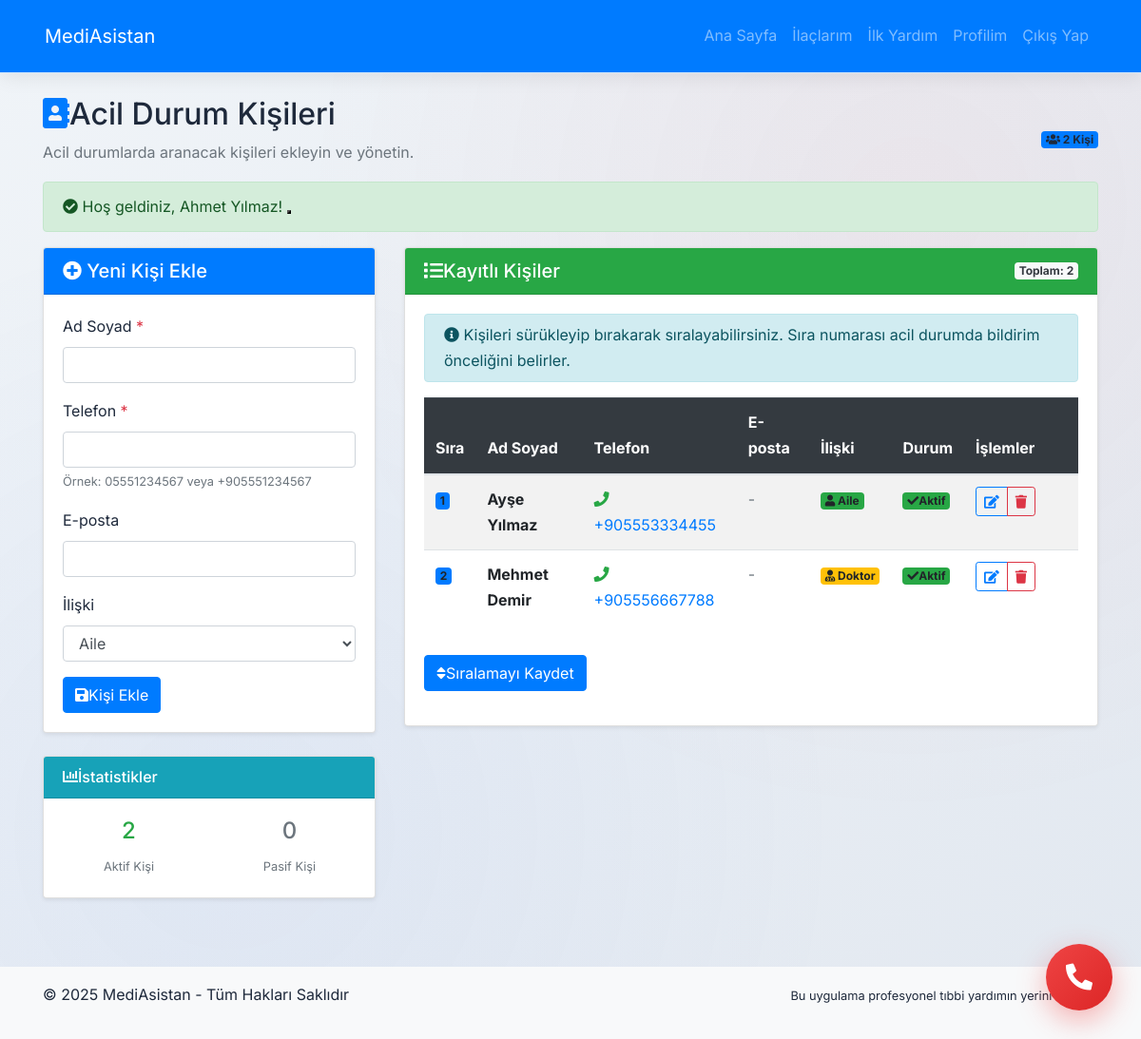
Page /emergency_contacts.php (signed in) on the committed database.
### tables this page shows
CREATE TABLE `acil_durum_kisileri` (
  `kisi_id` int(11) NOT NULL AUTO_INCREMENT,
  `kullanici_id` int(11) NOT NULL,
  `ad_soyad` varchar(100) NOT NULL,
  `telefon` varchar(20) NOT NULL,
  `eposta` varchar(255) DEFAULT NULL,
  `iliski` enum('aile','arkadas','doktor','komsu','diger') DEFAULT 'aile',
  `sira_no` tinyint(4) DEFAULT 1,
  `aktif_mi` tinyint(1) DEFAULT 1,
  `olusturulma_tarihi` datetime DEFAULT current_timestamp(),
  PRIMARY KEY (`kisi_id`),
  UNIQUE KEY `unique_kullanici_kisi` (`kullanici_id`,`telefon`),
  CONSTRAINT `acil_durum_kisileri_ibfk_1` FOREIGN KEY (`kullanici_id`) REFERENCES `kullanicilar` (`kullanici_id`) ON DELETE CASCADE
);

### includes/functions.php (called while the page is built, shortened)
<?php
function format_phone($phone) {
    $clean_phone = preg_replace('/[^0-9]/', '', $phone);
    if (strlen($clean_phone) == 10) {
        return preg_replace('/(\d{3})(\d{3})(\d{2})(\d{2})/', '$1 $2 $3 $4', $clean_phone);
    } elseif (strlen($clean_phone) == 11) {
        return preg_replace('/(\d{1})(\d{3})(\d{3})(\d{2})(\d{2})/', '$1 $2 $3 $4 $5', $clean_phone);
    } else {
        return $phone;
    }
}
?>

### emergency_contacts.php (the view, shortened to what this page needs)
<?php
require_once 'config/config.php';
require_once 'includes/functions.php';
$sql = "SELECT * FROM acil_durum_kisileri WHERE kullanici_id = ? ORDER BY sira_no ASC, ad_soyad ASC";
$stmt = $conn->prepare($sql);
$stmt->bind_param("i", $_SESSION['user_id']);
$stmt->execute();
$kisiler = $stmt->get_result();
$duzenlenecek_kisi = null;
include_once 'includes/header.php';
?>
<div class="container mt-4">
    <div class="row">
        <div class="col-md-12">
            <div class="d-flex justify-content-between align-items-center">
                <div>
                    <h2><i class="fas fa-address-book text-primary me-2"></i>Acil Durum Kişileri</h2>
                    <p class="text-muted">Acil durumlarda aranacak kişileri ekleyin ve yönetin.</p>
                </div>
                <div class="text-end">
                    <span class="badge bg-primary fs-6">
                        <i class="fas fa-users me-1"></i>
                        <?php echo $kisiler->num_rows; ?> Kişi
                    </span>
                </div>
            </div>
            <?php if (isset($_SESSION['success_message'])): ?>
                <div class="alert alert-success alert-dismissible fade show">
                    <i class="fas fa-check-circle me-2"></i>
                    <?php echo $_SESSION['success_message']; ?>
                    <button type="button" class="btn-close" data-bs-dismiss="alert"></button>
                </div>
            <?php endif; ?>
        </div>
    </div>
    <div class="row">
        <div class="col-lg-4 mb-4">
            <div class="card shadow-sm">
                <div class="card-header <?php echo $duzenlenecek_kisi ? 'bg-warning' : 'bg-primary'; ?> text-white">
                    <h5 class="mb-0">
                        <i class="fas fa-<?php echo $duzenlenecek_kisi ? 'edit' : 'plus-circle'; ?> me-2"></i>
                        <?php echo $duzenlenecek_kisi ? 'Kişi Düzenle' : 'Yeni Kişi Ekle'; ?>
                    </h5>
                </div>
                <div class="card-body">
                    <form method="POST" action="" id="kisiForm">
                        <div class="mb-3">
                            <label class="form-label">Ad Soyad <span class="text-danger">*</span></label>
                            <input type="text" class="form-control" name="ad_soyad"
                                   value="<?php echo $duzenlenecek_kisi ? htmlspecialchars($duzenlenecek_kisi['ad_soyad']) : ''; ?>"
                                   required maxlength="100">
                        </div>
                        <div class="mb-3">
                            <label class="form-label">Telefon <span class="text-danger">*</span></label>
                            <input type="tel" class="form-control" name="telefon"
                                   value="<?php echo $duzenlenecek_kisi ? htmlspecialchars($duzenlenecek_kisi['telefon']) : ''; ?>"
                                   required pattern="[0-9+\s()-]{10,}" title="Geçerli bir telefon numarası giriniz">
                            <small class="form-text text-muted">Örnek: 05551234567 veya +905551234567</small>
                        </div>
                        <div class="mb-3">
                            <label class="form-label">E-posta</label>
                            <input type="email" class="form-control" name="eposta"
                                   value="<?php echo $duzenlenecek_kisi ? htmlspecialchars($duzenlenecek_kisi['eposta']) : ''; ?>"
                                   maxlength="255">
                        </div>
                        <div class="mb-3">
                            <label class="form-label">İlişki</label>
                            <select class="form-control" name="iliski" required>
                                <option value="aile" <?php echo ($duzenlenecek_kisi && $duzenlenecek_kisi['iliski'] == 'aile') ? 'selected' : ''; ?>>Aile</option>
                            </select>
                        </div>
                        <div class="d-grid gap-2">
                            <?php if ($duzenlenecek_kisi): ?>
                                <button type="submit" name="kisi_duzenle" class="btn btn-warning">
                                    <i class="fas fa-save me-2"></i>Güncelle
                                </button>
                                <a href="emergency_contacts.php" class="btn btn-secondary">
                                    <i class="fas fa-times me-2"></i>İptal
                                </a>
                            <?php else: ?>
                                <button type="submit" name="kisi_ekle" class="btn btn-primary">
                                    <i class="fas fa-save me-2"></i>Kişi Ekle
                                </button>
                            <?php endif; ?>
                        </div>
                    </form>
                </div>
            </div>
            <div class="card mt-4 shadow-sm">
                <div class="card-header bg-info text-white">
                    <h6 class="mb-0"><i class="fas fa-chart-bar me-2"></i>İstatistikler</h6>
                </div>
                <div class="card-body">
                    <?php
                    $aktif_kisiler = 0;
                    $pasif_kisiler = 0;
                    if ($kisiler->num_rows > 0) {
                        $kisiler->data_seek(0);
                        while($kisi = $kisiler->fetch_assoc()) {
                            if ($kisi['aktif_mi']) {
                                $aktif_kisiler++;
                            } else {
                                $pasif_kisiler++;
                            }
                        }
                        $kisiler->data_seek(0);
                    }
                    ?>
                    <div class="row text-center">
                        <div class="col-6">
                            <div class="border-end">
                                <h4 class="text-success"><?php echo $aktif_kisiler; ?></h4>
                                <small class="text-muted">Aktif Kişi</small>
                            </div>
                        </div>
                        <div class="col-6">
                            <h4 class="text-secondary"><?php echo $pasif_kisiler; ?></h4>
                            <small class="text-muted">Pasif Kişi</small>
                        </div>
                    </div>
                </div>
            </div>
        </div>
        <div class="col-lg-8">
            <div class="card shadow-sm">
                <div class="card-header bg-success text-white d-flex justify-content-between align-items-center">
                    <h5 class="mb-0"><i class="fas fa-list me-2"></i>Kayıtlı Kişiler</h5>
                    <span class="badge bg-light text-dark">Toplam: <?php echo $kisiler->num_rows; ?></span>
                </div>
                <div class="card-body">
                    <?php if ($kisiler->num_rows > 0): ?>
                        <form method="POST" action="" id="siraForm" class="mb-3">
                            <div class="alert alert-info py-2">
                                <i class="fas fa-info-circle me-2"></i>
                                Kişileri sürükleyip bırakarak sıralayabilirsiniz. Sıra numarası acil durumda bildirim önceliğini belirler.
                            </div>
                            <div class="table-responsive">
                                <table class="table table-striped table-hover" id="kisilerTablosu">
                                    <thead class="table-dark">
                                        <tr>
                                            <th width="50">Sıra</th>
                                            <th>Ad Soyad</th>
                                            <th>Telefon</th>
                                            <th>E-posta</th>
                                            <th>İlişki</th>
                                            <th>Durum</th>
                                            <th width="120">İşlemler</th>
                                        </tr>
                                    </thead>
                                    <tbody id="sortable">
                                        <?php while($kisi = $kisiler->fetch_assoc()): ?>
                                        <tr data-kisi-id="<?php echo $kisi['kisi_id']; ?>">
                                            <td>
                                                <span class="badge bg-primary"><?php echo $kisi['sira_no']; ?></span>
                                            </td>
                                            <td>
                                                <strong><?php echo htmlspecialchars($kisi['ad_soyad']); ?></strong>
                                            </td>
                                            <td>
                                                <a href="tel:<?php echo $kisi['telefon']; ?>" class="text-decoration-none">
                                                    <i class="fas fa-phone me-1 text-success"></i>
                                                    <?php echo format_phone($kisi['telefon']); ?>
                                                </a>
                                            </td>
                                            <td>
                                                <?php if ($kisi['eposta']): ?>
                                                    <a href="mailto:<?php echo $kisi['eposta']; ?>" class="text-decoration-none">
                                                        <i class="fas fa-envelope me-1 text-primary"></i>
                                                        <?php echo htmlspecialchars($kisi['eposta']); ?>
                                                    </a>
                                                <?php else: ?>
                                                    <span class="text-muted">-</span>
                                                <?php endif; ?>
                                            </td>
                                            <td>
                                                <?php
                                                $iliski_renk = [
                                                    'aile' => 'success',
                                                    'arkadas' => 'info',
                                                    'doktor' => 'warning',
                                                    'komsu' => 'secondary',
                                                    'diger' => 'dark'
                                                ];
                                                $renk = $iliski_renk[$kisi['iliski']] ?? 'dark';
                                                ?>
                                                <span class="badge bg-<?php echo $renk; ?>">
                                                    <i class="fas fa-<?php echo $kisi['iliski'] == 'doktor' ? 'user-md' : 'user'; ?> me-1"></i>
                                                    <?php echo ucfirst($kisi['iliski']); ?>
                                                </span>
                                            </td>
                                            <td>
                                                <?php if ($kisi['aktif_mi']): ?>
                                                    <span class="badge bg-success">
                                                        <i class="fas fa-check me-1"></i>Aktif
                                                    </span>
                                                <?php else: ?>
                                                    <span class="badge bg-secondary">
                                                        <i class="fas fa-times me-1"></i>Pasif
                                                    </span>
                                                <?php endif; ?>
                                            </td>
                                            <td>
                                                <div class="btn-group btn-group-sm" role="group">
                                                    <a href="emergency_contacts.php?duzenle=<?php echo $kisi['kisi_id']; ?>"
                                                       class="btn btn-outline-primary" title="Düzenle">
                                                        <i class="fas fa-edit"></i>
                                                    </a>
                                                    <a href="emergency_contacts.php?sil=<?php echo $kisi['kisi_id']; ?>"
                                                       class="btn btn-outline-danger"
                                                       onclick="return confirm('<?php echo htmlspecialchars($kisi['ad_soyad']); ?> isimli kişiyi silmek istediğinizden emin misiniz?')"
                                                       title="Sil">
                                                        <i class="fas fa-trash"></i>
                                                    </a>
                                                </div>
                                            </td>
                                        </tr>
                                        <?php endwhile; ?>
                                    </tbody>
                                </table>
                            </div>
                            <div class="text-end mt-3">
                                <button type="submit" name="sira_guncelle" class="btn btn-primary">
                                    <i class="fas fa-sort me-2"></i>Sıralamayı Kaydet
                                </button>
                            </div>
                        </form>
                    <?php endif; ?>
                </div>
            </div>
        </div>
    </div>
</div>
<link rel="stylesheet" href="https://code.jquery.com/ui/1.13.0/themes/base/jquery-ui.css">
<?php
include_once 'includes/footer.php';
?>

### assets/css/style.css (style rules this page uses)
:root { --primary: #2563eb; --primary-dark: #1d4ed8; --primary-light: #3b82f6; --secondary: #ef4444; --secondary-dark: #dc2626; --accent: #06b6d4; --success: #10b981; --warning: #f59e0b; --danger: #ef4444; --light: #f8fafc; --dark: #1e293b; --gray: #64748b; --gray-light: #e2e8f0; --border-radius: 12px; --box-shadow: 0 10px 25px rgba(0, 0, 0, 0.05); --box-shadow-hover: 0 20px 40px rgba(0, 0, 0, 0.1); --transition: all 0.3s cubic-bezier(0.4, 0, 0.2, 1); --gradient-primary: linear-gradient(135deg, var(--primary) 0%, var(--primary-light) 100%); --gradient-danger: linear-gradient(135deg, var(--secondary) 0%, var(--secondary-dark) 100%); }
* { margin: 0; padding: 0; box-sizing: border-box; }
html { scroll-behavior: smooth; }
body { font-family: 'Inter', 'Segoe UI', system-ui, -apple-system, sans-serif; background: linear-gradient(135deg, #f0f4f8 0%, #e2e8f0 100%); color: var(--dark); line-height: 1.7; min-height: 100vh; position: relative; overflow-x: hidden; }
body::before { content: ''; position: fixed; top: 0; left: 0; width: 100%; height: 100%; background: radial-gradient(circle at 20% 80%, rgba(37, 99, 235, 0.05) 0%, transparent 50%), radial-gradient(circle at 80% 20%, rgba(239, 68, 68, 0.05) 0%, transparent 50%); z-index: -1; }
.text-center { text-align: center; }

### emergency_contacts.php (style rules this page uses)
.table tbody tr { cursor: move; }

### rows in the picture
acil_durum_kisileri: sira_no "1", ad_soyad "Ayşe Yılmaz", telefon "+905553334455", iliski "Aile", aktif_mi 1 (drawn)
acil_durum_kisileri: sira_no "2", ad_soyad "Mehmet Demir", telefon "+905556667788", iliski "Doktor", aktif_mi 1 (drawn)

### other values in the picture
$kisiler->num_rows "2"
$_SESSION['success_message'] "Hoş geldiniz, Ahmet Yılmaz!"
$aktif_kisiler "2"
$pasif_kisiler "0"
